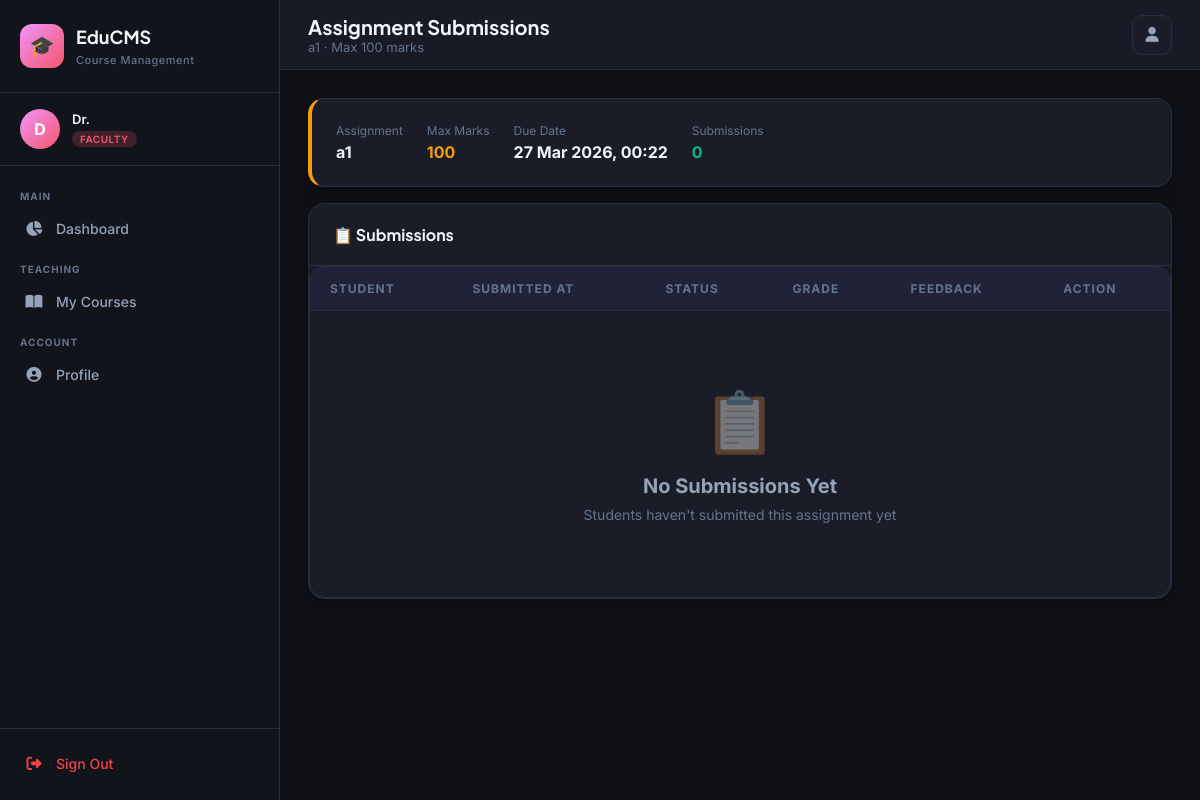
The page /faculty/submissions/1 (signed in) on the database its author committed.
### app.py (models this page shows)
class User(UserMixin, db.Model):
    __tablename__ = 'users'
    id = db.Column(db.Integer, primary_key=True)
    name = db.Column(db.String(100), nullable=False)
    email = db.Column(db.String(120), unique=True, nullable=False)
    password = db.Column(db.String(200), nullable=False)
    role = db.Column(db.String(20), nullable=False, default='student')  # admin/faculty/student
    phone = db.Column(db.String(20))
    department = db.Column(db.String(100))
    profile_pic = db.Column(db.String(200), default='default.png')
    is_active_account = db.Column(db.Boolean, default=True)
    created_at = db.Column(db.DateTime, default=datetime.utcnow)
    courses_taught = db.relationship('Course', backref='faculty', lazy=True, foreign_keys='Course.faculty_id')
    enrollments = db.relationship('Enrollment', backref='student', lazy=True, foreign_keys='Enrollment.student_id')

class Assignment(db.Model):
    __tablename__ = 'assignments'
    id = db.Column(db.Integer, primary_key=True)
    course_id = db.Column(db.Integer, db.ForeignKey('courses.id'), nullable=False)
    title = db.Column(db.String(200), nullable=False)
    description = db.Column(db.Text)
    due_date = db.Column(db.DateTime)
    max_marks = db.Column(db.Integer, default=100)
    file_path = db.Column(db.String(300))
    created_at = db.Column(db.DateTime, default=datetime.utcnow)
    submissions = db.relationship('Submission', backref='assignment', lazy=True)

### app.py (the view)
@app.route('/faculty/submissions/<int:assignment_id>')
@login_required
def faculty_submissions(assignment_id):
    if current_user.role != 'faculty': return redirect(url_for('index'))
    assignment = Assignment.query.get_or_404(assignment_id)
    submissions = db.session.query(Submission, User)\
        .join(User, Submission.student_id == User.id)\
        .filter(Submission.assignment_id == assignment_id).all()
    return render_template('faculty/submissions.html', assignment=assignment, submissions=submissions)

### app.py (called while the page is built)
@login_manager.user_loader
def load_user(user_id):
    return User.query.get(int(user_id))

@app.context_processor
def inject_now():
    return {'now': datetime.utcnow().date()}

### templates/faculty/submissions.html (shortened to what this page needs)
{% extends "base.html" %}
{% block page_title %}Assignment Submissions{% endblock %}
{% block page_subtitle %}{{ assignment.title }} · Max {{ assignment.max_marks }} marks{% endblock %}
{% block content %}
<div class="card mb-16" style="border-left:4px solid #f59e0b">
    <div class="card-body">
        <div style="display:flex;gap:24px;flex-wrap:wrap">
            <div><div style="font-size:12px;color:#64748b;margin-bottom:4px">Assignment</div><div style="font-weight:700;color:#f1f5f9">{{ assignment.title }}</div></div>
            <div><div style="font-size:12px;color:#64748b;margin-bottom:4px">Max Marks</div><div style="font-weight:700;color:#f59e0b">{{ assignment.max_marks }}</div></div>
            <div><div style="font-size:12px;color:#64748b;margin-bottom:4px">Due Date</div><div style="font-weight:700;color:#f1f5f9">{{ assignment.due_date.strftime('%d %b %Y, %H:%M') if assignment.due_date else 'Open' }}</div></div>
            <div><div style="font-size:12px;color:#64748b;margin-bottom:4px">Submissions</div><div style="font-weight:700;color:#10b981">{{ submissions|length }}</div></div>
        </div>
    </div>
</div>
<div class="card">
    <div class="card-header"><span class="card-title">📋 Submissions</span></div>
    <div class="table-container">
        <table>
            <thead>
                <tr>
                    <th>Student</th>
                    <th>Submitted At</th>
                    <th>Status</th>
                    <th>Grade</th>
                    <th>Feedback</th>
                    <th>Action</th>
                </tr>
            </thead>
            <tbody>
                {% for sub, student in submissions %}
                <tr>
                    <td>
                        <div style="display:flex;align-items:center;gap:10px">
                            <div style="width:34px;height:34px;border-radius:50%;background:linear-gradient(135deg,#4facfe,#00f2fe);display:flex;align-items:center;justify-content:center;font-weight:700;font-size:13px">
                                {{ student.name[0] }}
                            </div>
                            <div>
                                <div style="font-weight:600;color:#f1f5f9;font-size:14px">{{ student.name }}</div>
                                <div style="font-size:11px;color:#64748b">{{ student.email }}</div>
                            </div>
                        </div>
                    </td>
                    <td style="font-size:13px;color:#94a3b8">{{ sub.submitted_at.strftime('%d %b %Y, %H:%M') }}</td>
                    <td>
                        {% if sub.is_late %}
                        <span class="badge badge-danger">⚠ Late</span>
                        {% else %}
                        <span class="badge badge-success">✅ On Time</span>
                        {% endif %}
                    </td>
                    <td>
                        {% if sub.grade is not none %}
                        <span style="font-weight:700;font-size:16px;color:{% if sub.grade/assignment.max_marks >= 0.8 %}#10b981{% elif sub.grade/assignment.max_marks >= 0.5 %}#f59e0b{% else %}#ef4444{% endif %}">
                            {{ sub.grade }}/{{ assignment.max_marks }}
                        </span>
                        {% else %}
                        <span style="color:#4b5563;font-size:13px">Not graded</span>
                        {% endif %}
                    </td>
                    <td style="font-size:12px;color:#64748b;max-width:150px">{{ sub.feedback or '—' }}</td>
                    <td>
                        <button onclick="openGradeModal({{ sub.id }}, '{{ student.name }}', {{ sub.grade or 0 }}, '{{ sub.feedback or '' }}')"
                                class="btn btn-primary btn-sm">
                            <i class="fas fa-star"></i> Grade
                        </button>
                    </td>
                </tr>
                {% else %}
                <tr>
                    <td colspan="6">
                        <div class="empty-state">
                            <div class="empty-icon">📋</div>
                            <div class="empty-title">No Submissions Yet</div>
                            <div class="empty-text">Students haven't submitted this assignment yet</div>
                        </div>
                    </td>
                </tr>
                {% endfor %}
            </tbody>
        </table>
    </div>
</div>
{% endblock %}

### templates/base.html (shortened to what this page needs)
<!DOCTYPE html>
<html lang="en">
<head>
    <link rel="stylesheet" href="https://cdnjs.cloudflare.com/ajax/libs/font-awesome/6.5.0/css/all.min.css">
</head>
<body>
{% if current_user.is_authenticated %}
<aside class="sidebar" id="sidebar">
    <div class="sidebar-brand">
        <div class="brand-icon">🎓</div>
        <div class="brand-text">
            <h1>EduCMS</h1>
            <span>Course Management</span>
        </div>
    </div>
    <div class="sidebar-user">
        <div class="user-avatar" style="background:
            {% if current_user.role == 'admin' %}var(--admin-gradient)
            {% elif current_user.role == 'faculty' %}var(--faculty-gradient)
            {% else %}var(--student-gradient){% endif %}">
            {{ current_user.name[0].upper() }}
        </div>
        <div class="user-info">
            <h4>{{ current_user.name.split(' ')[0] }}</h4>
            <span class="role-badge badge-{{ current_user.role }}">{{ current_user.role }}</span>
        </div>
    </div>
    <nav class="sidebar-nav">
        {% if current_user.role == 'admin' %}
        <div class="nav-section">
            <div class="nav-section-label">Main</div>
            <a href="/admin/dashboard" class="nav-item {% if request.path == '/admin/dashboard' %}active{% endif %}">
                <i class="fas fa-chart-pie"></i> Dashboard
            </a>
        </div>
        <div class="nav-section">
            <div class="nav-section-label">Management</div>
            <a href="/admin/courses" class="nav-item {% if '/admin/courses' in request.path %}active{% endif %}">
                <i class="fas fa-book-open"></i> Courses
            </a>
            <a href="/admin/users" class="nav-item {% if '/admin/users' in request.path %}active{% endif %}">
                <i class="fas fa-users"></i> Users
            </a>
            <a href="/admin/enrollments" class="nav-item {% if '/admin/enrollments' in request.path %}active{% endif %}">
                <i class="fas fa-user-check"></i> Enrollments
            </a>
        </div>
        <div class="nav-section">
            <div class="nav-section-label">Communication</div>
            <a href="/admin/announcements" class="nav-item {% if '/admin/announcements' in request.path %}active{% endif %}">
                <i class="fas fa-bullhorn"></i> Announcements
            </a>
            <a href="/admin/reports" class="nav-item {% if '/admin/reports' in request.path %}active{% endif %}">
                <i class="fas fa-chart-bar"></i> Reports
            </a>
        </div>
        {% elif current_user.role == 'faculty' %}
        <div class="nav-section">
            <div class="nav-section-label">Main</div>
            <a href="/faculty/dashboard" class="nav-item {% if request.path == '/faculty/dashboard' %}active{% endif %}">
                <i class="fas fa-chart-pie"></i> Dashboard
            </a>
        </div>
        <div class="nav-section">
            <div class="nav-section-label">Teaching</div>
            <a href="/faculty/courses" class="nav-item {% if '/faculty/courses' in request.path %}active{% endif %}">
                <i class="fas fa-book-open"></i> My Courses
            </a>
        </div>
        {% endif %}
        <div class="nav-section">
            <div class="nav-section-label">Account</div>
            <a href="/profile" class="nav-item {% if request.path == '/profile' %}active{% endif %}">
                <i class="fas fa-user-circle"></i> Profile
            </a>
        </div>
    </nav>
    <div class="sidebar-footer">
        <a href="/logout" class="nav-item" style="color: #ef4444;">
            <i class="fas fa-sign-out-alt"></i> Sign Out
        </a>
    </div>
</aside>
<main class="main-content">
    <header class="header">
        <div class="header-left">
            <div>
                <div class="page-title">{% block page_title %}Dashboard{% endblock %}</div>
                <div class="page-subtitle">{% block page_subtitle %}{% endblock %}</div>
            </div>
        </div>
        <div class="header-right">
            <a href="/profile" class="header-btn" title="Profile">
                <i class="fas fa-user"></i>
            </a>
        </div>
    </header>
    <div class="page-content">
        {% block content %}{% endblock %}
    </div>
</main>
{% else %}
{% block auth_content %}{% endblock %}
{% endif %}
</body>
</html>

### rows shown on the page
User: name "D", name "Dr.", role "FACULTY"
Assignment: title "a1", max_marks "100", due_date "27 Mar 2026, 00:22"

### other values the page prints
{{ submissions|length }} "0"
